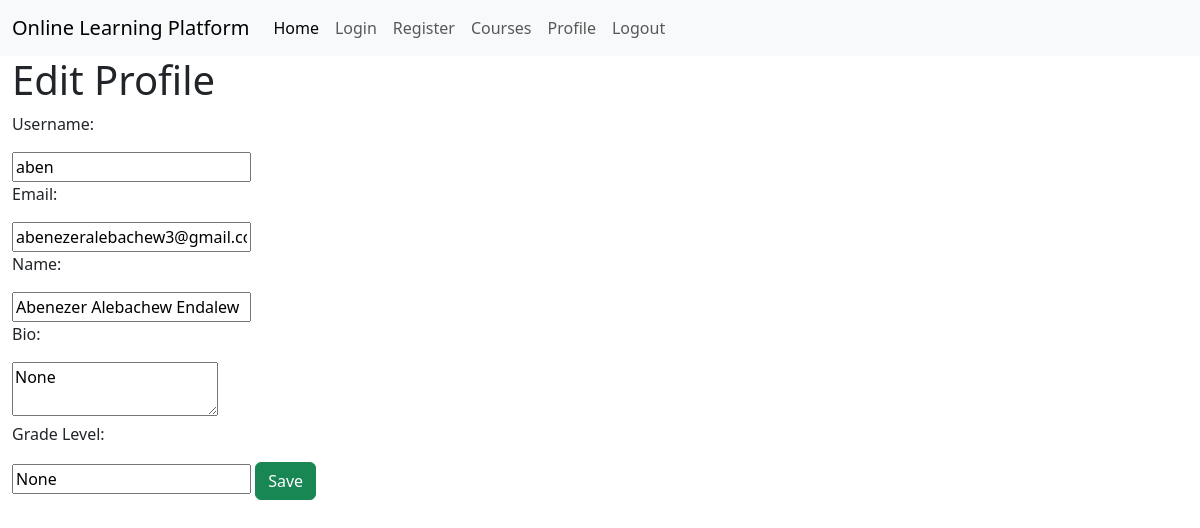
Page /profile/edit (signed in) on the earlier database version.
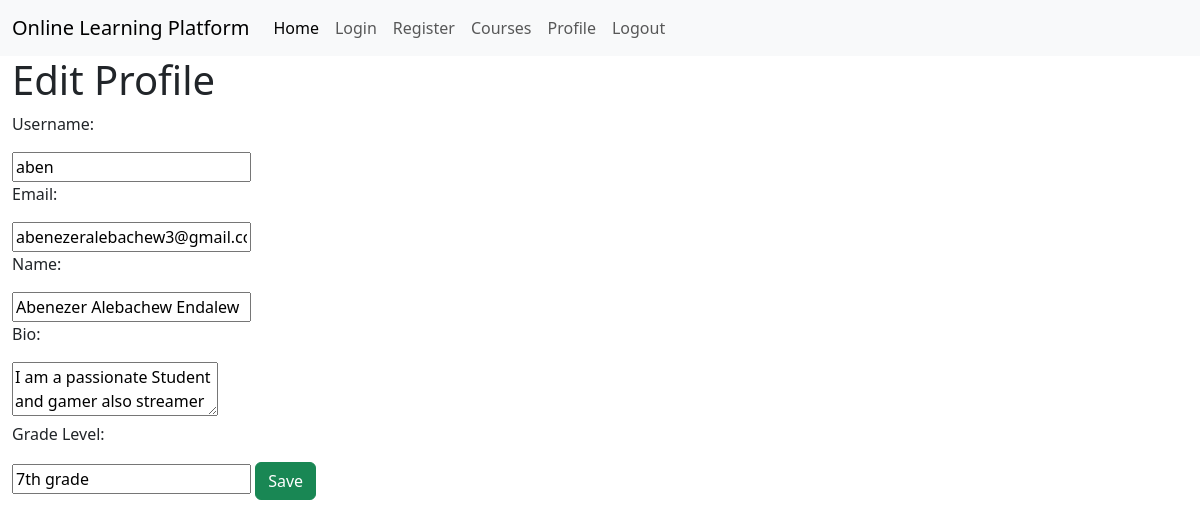
Same page on the later database version.
### app.py (models this page shows)
class Student(db.Model):
    __tablename__ = 'students'
    id = db.Column(db.Integer, primary_key=True)
    user_id = db.Column(db.Integer, db.ForeignKey('users.id'), nullable=False)
    grade = db.Column(db.Text)
    bio = db.Column(db.Text)

### app.py (the view)
@app.route('/profile/edit')
@login_required
def edit_profile():
    current_user_id = current_user.id
    user = User.query.filter_by(id=current_user_id).first()
    user = user.to_json()
    if user['role'] == 'teacher':
        teacher = Teacher.query.filter_by(user_id=current_user_id).first()
        role = 'teacher'
        user['bio'] = teacher.bio
        user['education'] = teacher.education
        user['experience'] = teacher.experience
    elif user['role'] == 'student':
        student = Student.query.filter_by(user_id=current_user_id).first()
        role = 'student'
        user['grade'] = student.grade
        user['bio'] = student.bio
    return render_template('edit_profile.html', user=user, role=role)

### app.py (called while the page is built)
@login_manager.user_loader
def load_user(id):
    return User.query.filter_by(id=id).first()

    def to_json(self):
        return {
            'id': self.id,
            'email': self.email,
            'username': self.username,
            'role': self.role,
            'name': self.name,
        }

### templates/edit_profile.html (shortened to what this page needs)
{% extends "base.html" %}
{% block content %}
<h1>Edit Profile</h1>
<form action="/profile" method="post">
    <p>Username: </p>
    <input type="text" name="username" id="username" value="{{user.username}}">
    <p>Email: </p>
    <input type="email" name="email" id="email" value="{{user.email}}">
    <p>Name: </p>
    <input type="text" name="name" id="name" value="{{user.name}}">
    <p>Bio: </p>
    <textarea name="bio" id="bio">{{user.bio}}</textarea>
    {% if role == 'student' %}
    <p>Grade Level: </p>
    <input type="text" name="grade_level" id="grade_level" value="{{user.grade}}">
    {% endif %}
    <input type="submit" value="Save" class="btn btn-success">
</form>
{% endblock %}

Differences in the rows shown:
now on this page (row edited): Student: bio "I am a passionate Student and gamer also streamer", grade_level "7th grade"
Other differences:
form field bio: "None" → (not shown)
form field grade_level: "None" → (not shown)
